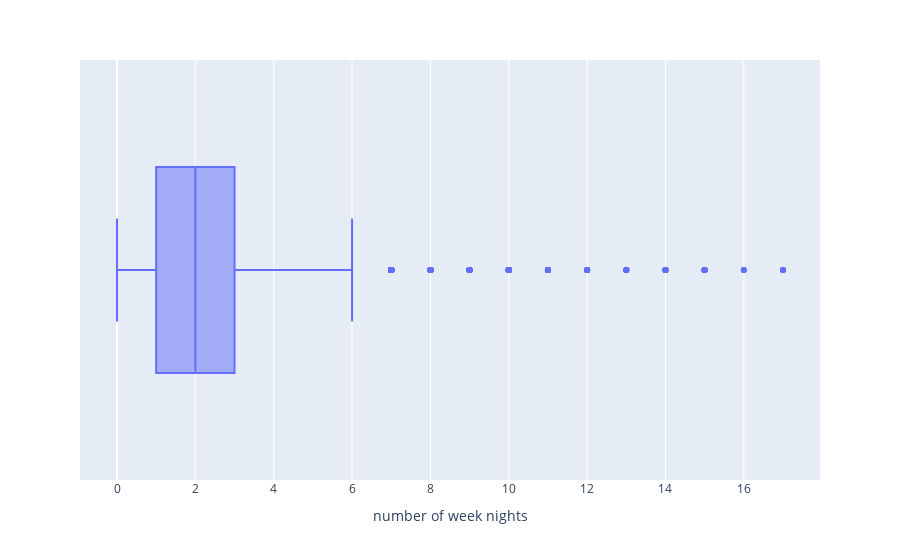

The notebook cell saved with this chart:
### Code cell
fig = px.box(df,x='number of week nights')
fig.show()

### Figure 1 — Plotly figure (JSON) as saved in the notebook; plotly's stock layout.template omitted (floating-point values rounded to 4 significant figures; data arrays with more than 128 entries replaced by an {"elided": "..."} marker saying what was removed)
{"data": [{"alignmentgroup": "True", "hovertemplate": "number of week nights=%{x}<extra></extra>", "legendgroup": "", "marker": {"color": "#636efa"}, "name": "", "notched": false, "offsetgroup": "", "orientation": "h", "showlegend": false, "type": "box", "x": {"elided": "36285 int values"}, "x0": " ", "xaxis": "x", "y0": " ", "yaxis": "y"}], "layout": {"boxmode": "group", "legend": {"tracegroupgap": 0}, "margin": {"t": 60}, "xaxis": {"anchor": "y", "domain": [0, 1], "title": {"text": "number of week nights"}}, "yaxis": {"anchor": "x", "domain": [0, 1]}}}
